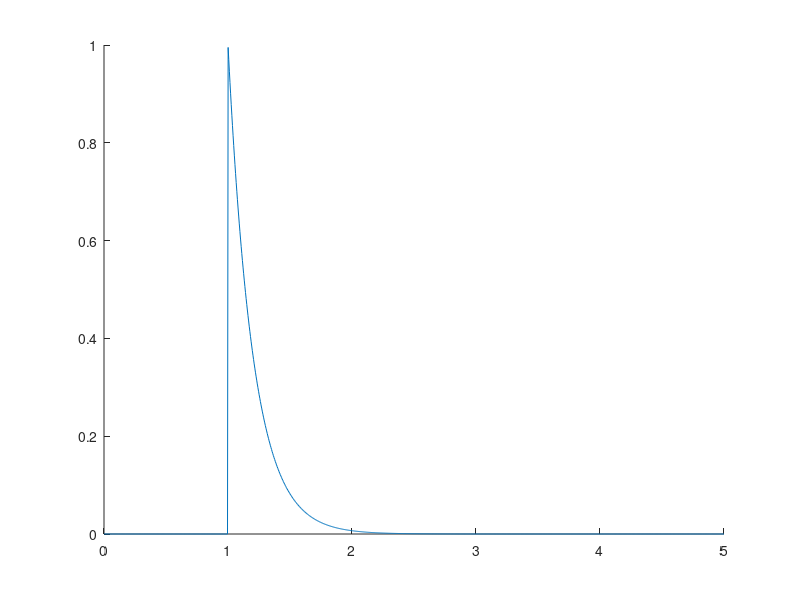
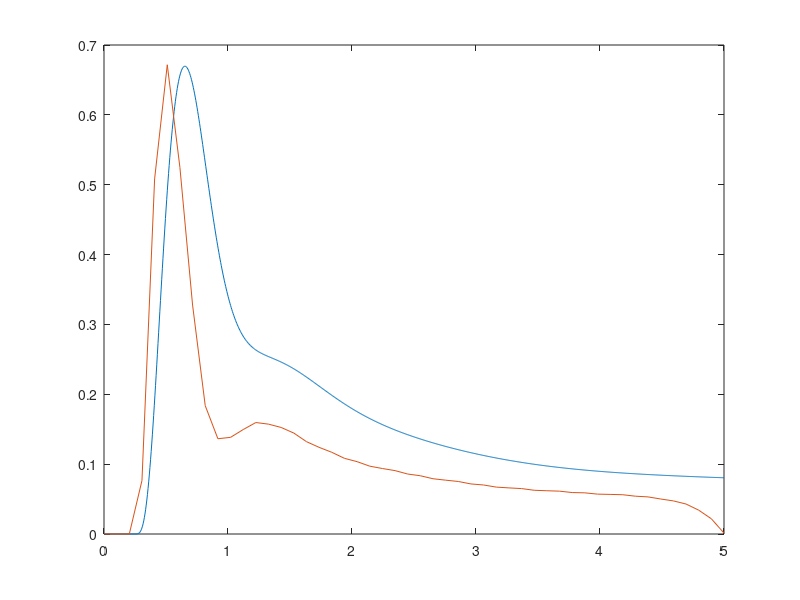

The MATLAB source for these figures, in order: (Note: this script raises an error after producing the figures.)
%% Convolution Function
% Convolution of C with decaying exponential kernel.
%
% $$\int_0^t K^{trans}e^{-k_{ep} \tau} C(t-\tau - t_0) d\tau$$
% 

%% Syntax
%
% * *prototypeConvolution* -- Calling with no arguments runs a demo.
% * g = *prototypeConvolution*(kTrans, kEp, t0, t) -- Typical call.
%       
% 
%% Description
% Implements the convolution of C with decaying exponential kernel, as described in
%       Suyash et al.  The output of this function is a time-series representation of the 
%       pixel intensity over time.  It is also the solution to the first order ODE
%       modeling the flow of tracer from the bloodstream to the tissue and back.
%       
%       Int( C(tau) * exp(t - tau) dtau, 0, t)
% 
% $$e^{\pi i} + 1 = 0$$ 
% 
%   Foo  bar
% 
% $$e^{\pi i} + 1 = 0$$
% 
% 
% # ITEM1
% # ITEM2
% 
% $$\int_0^t K^{trans}e^{-k_{ep} \tau} C(t-\tau) d\tau$$
% 

%%
% 
%
%   Arguments:
%       kTrans      Scale parameter (beta_1)
%       kEp         Shape parameter (1/beta_2)
%       t0          Shift or Delay parameter (beta_3)
%       t           Temporal coordinate vector or Time-points (t)
%
%   Output:
%       g           Pixel intensity time series (g(x,t) in TMI paper)
%

%% Arguments
%  kTrans      Scale parameter (beta_1)
% kEp         Shape parameter (1/beta_2)
% t0          Shift or Delay parameter (beta_3)
% t           Temporal coordinate vector or Time-points (t)
%
%%  Output
% g           Pixel intensity time series (g(x,t) in TMI paper)
%

function prototypeConvolution(~)
    
    if ~nargin, demo, return, end

end

%% Shortened Demo
%
function shortenedDemo

%     delayDemo    
    multiConvolution;
%     timingDemo
    
%     convolutionOuterLoop;
    
    '';
end

function delayDemo
    
%     y = linspace(0,0.25);
%     s = zeros(length(y));
%     for i = 1:length(y)
%         s(i) = breastCp(0.25,y(i));
%     end
%     figure, plot(y,s)
%     '';

% 
%     load fittedImages_November-04-2007_054554_2hr_20min
%     KTrans = beta(:,:,1);
%     k_ep = beta(:,:,2);
%     dt_i = 1;
%     dt_j = 1;
%     Ti = 0:28;
%     Tj = 0:28;
%     Cpi = breastCp(linspace(0,5,length(Tj)));
%     oversample_i = 1;
%     
%     
%     KTrans  = single(KTrans);
%     k_ep    = single(k_ep);
%     dt_i    = single(dt_i);
%     Ti      = int32(Ti);
%     dt_j    = single(dt_j);
%     Tj      = int32(Tj); 
%     Cpi     = single(Cpi);
%     oversample_i = single(oversample_i);
%     signal_2 = dce_mri_mex(KTrans, k_ep, dt_i, Ti, dt_j, Tj, Cpi, oversample_i);
% 
%     %figure, for t=1:29; imagesc(signal_2(:,:,t)'), axis image; drawnow; end
%     
    '';
    
    k_ep = 100;
    KTrans = 10/k_ep;

    overFactor = 5;  % Needs to be an integer
    
    oversample_i = 32;
    oversample_j = 2;
    oversample_i_b = 1 * oversample_i;
    oversample_j_b = overFactor * oversample_j;

    t0 = 0; tf = 5; T  = 50;
    %dt_j = (tf - t0) / (oversample_j*T);

    Ti = oversample_i*T;
    Tj = oversample_j*T;
    Tj2 = oversample_j_b*T;


    dt_i = (tf - t0) / Ti;
    dt_j = (tf - t0) / Tj;
    dt_j2 = (tf - t0) / Tj2;

    ti = (0:Ti-1) * dt_i;
    tj = (0:Tj-1) * dt_j;
    tj2 = (0:Tj2-1) * dt_j2;

    tj_vec = single(0:Tj-1) * dt_j;
    tj_vec = permute(tj_vec, [1 3 2]);  % Make it 1x1xTj
    
    
    % Init Cpi vector
    Cpi = breastCp(ti);
    [v,ind] = max(Cpi)
    f = @(x) 5 - breastCp(x);
    ti_min = fminsearch(f, ti(ind));
    [v,ind] = min(abs(ti - ti_min));
    [ti(ind), Cpi(ind)]
    
    
    
    h2 = figure;
    hold all
    title('Difference')
    
    h1 = figure;
    hold all
    %plot(ti, Cpi*10, 'LineWidth', 3, 'Color', [.8 .8 1])
    
    
%     Ti = oversample_i*T;
%     Tj = oversample_j*T;
%     
%     dt_i = (tf - t0) / Ti;
%     dt_j = (tf - t0) / Tj;
    
    delays = linspace(0, dt_j, 10);
    for k = 1:length(delays)
        delay = delays(k);

        signal_a = convolutionOversampleRun (KTrans, k_ep, delay, oversample_i, oversample_j);
        signal_b = convolutionOversampleRun (KTrans, k_ep, delay, oversample_i_b, oversample_j_b);

        
        v = (k-1) / max(1, length(delays)-1);
        color_a = [1-v,   v, v];
        color_b = [0.9*(1-v), 0.75*(1-v), v];

        s_a = real(signal_a);
        s_a = permute(s_a, [3 1 2]);
        s_a = s_a(:,:);
        t_a = tj(:);

        s_b = real(signal_b);
        s_b = permute(s_b, [3 1 2]);
        s_b = s_b(:,:);
        t_b = tj2(:);
        
        s_c = s_b(1:overFactor:end);
        s_c = s_c(1:min(end,length(s_a)));  % Force to be same size if something went wrong
        t_c = t_a;
        
        set(0,'CurrentFigure', h1)
        plot(t_a, s_a, '--', 'Color', color_a) 
        plot(t_b, s_b,  '-', 'Color', color_b) 
        plot(t_c, s_c,  'o', 'Color', color_b)

        set(0,'CurrentFigure', h2)
        plot(t_a, s_a - s_c, 'Color', color_a)
        
    end
    
    '';
end


function timingDemo
% 
%     load fittedImages_November-04-2007_054554_2hr_20min
%     KTrans = beta(:,:,1);
%     k_ep = beta(:,:,2);
%     dt_i = 1;
%     dt_j = 1;
%     Ti = 0:28;
%     Tj = 0:28;
%     Cpi = breastCp(linspace(0,5,length(Tj)));
%     oversample_i = 1;
%     
%     
%     KTrans  = single(KTrans);
%     k_ep    = single(k_ep);
%     dt_i    = single(dt_i);
%     Ti      = int32(Ti);
%     dt_j    = single(dt_j);
%     Tj      = int32(Tj); 
%     Cpi     = single(Cpi);
%     oversample_i = single(oversample_i);
%     signal_2 = dce_mri_mex(KTrans, k_ep, dt_i, Ti, dt_j, Tj, Cpi, oversample_i);
% 
%     %figure, for t=1:29; imagesc(signal_2(:,:,t)'), axis image; drawnow; end
%     
    '';
    %convolutionOuterLoop;
    %multiConvolution;
    %[time_matlab, time_cuda, RMSE, nRMSE] = convolutionRun(16,16,100)
    
    Xs = 2.^(0:6);
    Ys = 2.^(0:6);
    %Ts = 2.^[5:7];
    Ts = 64;
    time_matlab = zeros(length(Xs),length(Ts));
    time_cuda   = zeros(length(Xs),length(Ts));
    RMSE        = zeros(length(Xs),length(Ts));
    nRMSE       = zeros(length(Xs),length(Ts));
%     for X = Xs
%         for Y = Ys
%             for T = Ts
    for i = 1:length(Xs)
        %for j = 1:length(Ys)
            k = 1;
            X = Xs(i);
            Y = Ys(i);
            T = Ts(k);
            %for T = Ts
                [time_matlab(i,k), time_cuda(i,k), RMSE(i,k), nRMSE(i,k)] = convolutionRun(X,Y,T);
            %end
        %end
    end

    time_matlab
    time_cuda
    RMSE
    nRMSE

    displayInUnits = @(src,evt) set(gca,...
        'XTickLabel', cellfun(@num2str, num2cell(get(gca, 'XTick')), 'UniformOutput',false), ...
        'YTickLabel', cellfun(@num2str, num2cell(get(gca, 'YTick')), 'UniformOutput',false) ...
    );
    
    %set(gcf,'ResizeFcn', displayInUnits)
    
    figure('ResizeFcn', displayInUnits)
    %figure
    %hold all
    fontsize_title  = 32;
    fontsize        = floor(3/4*fontsize_title);
    fontsize_axis   = floor(2/3*fontsize_title);
    %fontsize_title  = 32;
    markersize = 16;
    linewidth = 3;
    loglog(Xs.*Ys, time_matlab, '--X', Xs.*Ys, time_cuda, '-*', 'LineWidth', linewidth, 'MarkerSize', markersize)
    grid minor
    title('Time in seconds as a function of problem size (X x Y)', 'FontSize', fontsize_title)
    %legend('\fontsize{32}Matlab', '\fontsize{32}Cuda')
    legend(sprintf('\\fontsize{%d}CPU',fontsize_axis), sprintf('\\fontsize{%d}GPU',fontsize_axis))
    %legend('CPU', 'GPU')
    ylabel('t (sec)', 'Fontsize', fontsize)
    xlabel('Number of Voxels', 'Fontsize', fontsize)
    set(gca,'FontSize', fontsize_axis)
    set(gca,'YTickLabel', cellfun(@num2str, num2cell(get(gca, 'YTick')), 'UniformOutput',false))
    set(gca,'XTickLabel', cellfun(@num2str, num2cell(get(gca, 'XTick')), 'UniformOutput',false))
    
    set(gcf,'PaperOrientation','landscape')
    set(gcf,'PaperUnits','normalized')
    set(gcf,'PaperPositionMode','manual')
    set(gcf,'PaperPosition',[0 0 1 1])
    
    print -dpdf output
    print -dpng output
    
    '';
    
    %loglog(Xs.*Ys, time_cuda, '-o')
    %diag(time_matlab)
    %diag(time_cuda)
    '';
end


%% Demo
%
function demo
    
    close all

    t = linspace(0,5,1000);
    Cp = breastCp(t);
    
%     figure, plot(t,Cp)
    
    ti = linspace(t(1), t(end), 50);
    dti = ti(2)-ti(1);
    
    t0 = 1;
%     kEp = 5;
%     kTrans = 1/kEp;
    kEp = 5;
    kTrans = 1;
    %kTrans = 1/(1+1/kEp);
    %kTrans = 1/(1 + exp(-kEp*dti))*1/sqrt(2*dti);
    
    %e = kTrans * exp( -kEp*(t - t0) ) .* (t >= t0);
    e = kernel(t, kTrans, kEp, t0);
    hold all; plot(t,e)
    
    E = kernel(t', kTrans, kEp, ti);
    Cpi = breastCp(ti);
    
%     figure('Position', [717   524   560   420])
%     plot(repmat(t',[1 size(E,2)]), bsxfun(@times, E, Cpi)/kTrans)
%     hold all
%     plot(t,Cp)
%     
%     %figure('Position', [717   19   560   420])
%     %plot(ti, sum(bsxfun(@times, E, Cpi)),'-o')
    
%     figure('Position', [717   19   560   420])
%     plot(ti, convolveCWithKernel(t, kTrans, kEp, ti))
    
    
    %hold all
    %plot(ti, convolveCWithKernel(ti, kTrans, kEp, ti),'-o')
    %plot(t, sum(bsxfun(@times, E, Cp)),'-')
    
%     snapnow
    
    
    %% 
    %
    %
    f1 = @(x) breastCp(x);
    f2 = @(x) kernel(x, kTrans, kEp, 0);
    %t = linspace(t(1),t(end),4000);
    q = quadv(@(tau) f2(tau) * f1(t-tau), t(1), t(end));
    
    figure, plot(t,q)
    hold all
    plot(ti, convolveCWithKernel(t, kTrans, kEp, ti)/300)
    
    snapnow
    
    s = zeros(size(t));
    for i=1:length(s)
        s(i) = convolutionFromMaple(t(i), 5, 2, 1);
    end
    figure, plot(t,s)
    ti_old = ti;


    oversample_i = 2;
    oversample_j = 8;
    ti = linspace(ti_old(1),ti_old(end),oversample_i*length(ti_old));
    tj = linspace(ti_old(1),ti_old(end),oversample_j*length(ti_old));
    Cpj = breastCp(tj);
    
    figure
    hold all
    plot(tj,Cpj*10,'LineWidth',5)
    
    for k_ep = logspace(log10(0.01),log10(1000),20);
        KTrans = k_ep;
        si = zeros(size(ti));
        for j=1:length(tj)
            si = si + Cpj(j) * KTrans * convolutionFromMapleVectorized(ti, k_ep, tj(j), oversample_j);
    %         for i=1:length(si)
    %             si(i) = si(i) + Cpi(j) * convolutionFromMaple(ti(i), 2, ti(j), oversample);
    %         end
        end
        plot(ti,si)
    end
    %figure, plot(ti,si)
    
    
    % Moved to shortenedDemo
    %convolutionOuterLoop;
    %convolutionOuterLoop4x8;
    
    shortenedDemo;

    '';
end


%%
function signal = convolutionOuterLoop()
    % Init time variables
    t0 = 0; 
    tf = 5;
    T  = 50;

    oversample_i = 16;
    oversample_j = 4;
    
    Ti = oversample_i*T;
    Tj = oversample_j*T;
    
    dt_i = (tf - t0) / Ti;
    dt_j = (tf - t0) / Tj;
    
    %ti = linspace(t0, tf, Ti);
    %tj = linspace(t0, tf, Tj);
    ti = (0:Ti-1) * dt_i;
    tj = (0:Tj-1) * dt_j;
%     tj = linspace(t0, tf, Tj);
    
    %dt_i = ti(2) - ti(1);
    %dt_j = tj(2) - tj(1);

    % Init Cpi vector
    Cpi = breastCp(ti);

    k_ep = 100;
    KTrans = k_ep;
    
    
    % Convert to 32-bit floats for everything inputted into dce_mri_mex()
    KTrans  = single(KTrans);
    k_ep    = single(k_ep);
    dt_i    = single(dt_i);
    dt_j    = single(dt_j);
    Ti      = int32(Ti);
    Tj      = int32(Tj); 
    Cpi     = single(Cpi);
    oversample_i = single(oversample_i);
    oversample_j = single(oversample_j);


    tj_vec = single(0:Tj-1) * dt_j;
    tj_vec = permute(tj_vec, [1 3 2]);  % Make it 1x1xTj
    

    h2 = figure;
    hold all
    title('Difference')
    
    h1 = figure;
    hold all
    plot(ti, Cpi*10, 'LineWidth', 3, 'Color', [.8 .8 1])
    
    %for k_ep = logspace(log10(0.01), log10(1000), 20);
    %for delay = delays
    
    delays = linspace(0, dt_j, 10);
    for k = 1:length(delays)
        delay = delays(k);

        signal = zeros(1,1,Tj,'single');
        for i = 1:Ti
            signal = signal + Cpi(i) * convolutionFromMapleMatrized(tj_vec - delay, k_ep, ti(i), oversample_i);
        end
        signal = bsxfun(@times,signal,KTrans);

        signal_alt = zeros(1,1,Tj,'single');
        for i = 1:Ti
            signal_alt = signal_alt + Cpi(i) * convolutionFromMapleMatrized(tj_vec, k_ep, ti(i) + delay, oversample_i);
        end
        signal_alt = bsxfun(@times,signal_alt,KTrans);

%         signal_alt = dce_mri_mex(single(KTrans), single(k_ep), single(dt_i), int32(Ti), single(dt_j), int32(Tj), single(Cpi), single(oversample_i));
        
        v = (k-1) / max(1, length(delays)-1);
        color = [v, 1-v, 1-v];
        
        set(0,'CurrentFigure', h1)
        plot(tj, real(signal(:)), 'Color', color)

        set(0,'CurrentFigure', h2)
        plot(tj, real(signal(:) - signal_alt(:)), 'Color', color)
        
    end
    '';
end

%%
function signal = convolutionOversampleRun (KTrans, k_ep, delay, oversample_i, oversample_j)
    [X,Y] = size(KTrans);
    
    % Init time variables
    t0 = 0; 
    tf = 5;
    T  = 50;

%     oversample_i = 16;
%     oversample_j = 4;
    
    Ti = oversample_i*T;
    Tj = oversample_j*T;
    
    dt_i = (tf - t0) / Ti;
    dt_j = (tf - t0) / Tj;
    
    %ti = linspace(t0, tf, Ti);
    %tj = linspace(t0, tf, Tj);
    ti = (0:Ti-1) * dt_i;
    tj = (0:Tj-1) * dt_j;
%     tj = linspace(t0, tf, Tj);
    
    %dt_i = ti(2) - ti(1);
    %dt_j = tj(2) - tj(1);

    % Init Cpi vector
    Cpi = breastCp(ti);

%     k_ep = 100;
%     KTrans = k_ep;
    
    
    % Convert to 32-bit floats for everything inputted into dce_mri_mex()
    KTrans  = single(KTrans);
    k_ep    = single(k_ep);
    dt_i    = single(dt_i);
    dt_j    = single(dt_j);
    Ti      = int32(Ti);
    Tj      = int32(Tj); 
    Cpi     = single(Cpi);
    oversample_i = single(oversample_i);
    oversample_j = single(oversample_j);


    tj_vec = single(0:Tj-1) * dt_j;
    tj_vec = permute(tj_vec, [1 3 2]);  % Make it 1x1xTj
    

%     h2 = figure;
%     hold all
%     title('Difference')
%     
%     h1 = figure;
%     hold all
%     plot(ti, Cpi*10, 'LineWidth', 3, 'Color', [.8 .8 1])
    
    %for k_ep = logspace(log10(0.01), log10(1000), 20);
    %for delay = delays
    
    %delays = linspace(0, dt_j, 10);
%     for k = 1:length(delays)
%         delay = delays(k);
%         
%         sj = zeros(1,Tj);
%         for i=1:Ti
%             signal_part = convolutionInnerLoop(tj, k_ep, ti(i), oversample_i);
%             sj = sj + Cpi(i) * KTrans * signal_part;
%         end

        %sj = zeros(X,Y,Tj,'single');
        signal = zeros(X,Y,Tj,'single');
        for i = 1:Ti
            signal = signal + Cpi(i) * convolutionFromMapleMatrized(tj_vec - delay, k_ep, ti(i), oversample_i);
        end
        signal = bsxfun(@times,signal,KTrans);

%         signal_alt = zeros(1,1,Tj,'single');
%         for i = 1:Ti
%             signal_alt = signal_alt + Cpi(i) * convolutionFromMapleMatrized(tj_vec, k_ep, ti(i) + delay, oversample_i);
%         end
%         signal_alt = bsxfun(@times,signal_alt,KTrans);

%         signal_alt = dce_mri_mex(single(KTrans), single(k_ep), single(dt_i), int32(Ti), single(dt_j), int32(Tj), single(Cpi), single(oversample_i));
        
%         v = (k-1) / max(1, length(delays)-1);
%         color = [v, 1-v, 1-v];
        
%         set(0,'CurrentFigure', h1)
%         plot(tj, real(signal(:)), 'Color', color)

%         set(0,'CurrentFigure', h2)
%         plot(tj, real(signal(:) - signal_alt(:)), 'Color', color)
        
%     end
    '';
end


%%
function [time_matlab, time_cuda, RMSE, nRMSE] = convolutionRun(X,Y,T)
    % Initialize KTrans and k_ep to some arbitrary values
    k_ep    = zeros(X,Y,'single');
    KTrans  = zeros(X,Y,'single');
    for x = 0:X-1
        for y = 0:Y-1
            u = x/(X + eps);
            v = y/(Y + eps);
            
            w = 1/((1 - u)*(1 - v))^2;
            w = w * 1e-1;
            
            k_ep(x+1,y+1)   = w;
            KTrans(x+1,y+1) = w/10;
        end
    end
    
    [mX,mY] = meshgrid(linspace(-3,3,X),linspace(-3,3,Y)); Z = peaks(mX,mY)'; 
    b = 1; c = 4; f = @(x) 1/b * x./(1 + (x*c-c).^2); %plot(x, f(x))
    Z = f(Z);
    Z = Z * 10;
    Z = max(Z, 1e-1);
        
    k_ep = Z;
    KTrans = Z/10;

    % Init time variables
    t0 = 0; 
    tf = 5;

    oversample_i = 8;
    oversample_j = 2;
    
    Ti = oversample_i*T;
    Tj = oversample_j*T;
    
    dt_i = (tf - t0) / Ti;
    dt_j = (tf - t0) / Tj;
    

    ti = (0:Ti-1) * dt_i;
    tj = (0:Tj-1) * dt_j;


    % Init Cpi vector
    Cpi = breastCp(ti);
    
    
    % Convert to 32-bit floats for everything inputted into dce_mri_mex()
    KTrans  = single(KTrans);
    k_ep    = single(k_ep);
    dt_i    = single(dt_i);
    Ti      = int32(Ti);
    dt_j    = single(dt_j);
    Tj      = int32(Tj); 
    Cpi     = single(Cpi);
    oversample_i = single(oversample_i);
    

    fprintf('Beginning the timings\n')

    
    % Reference implementation
	tj_vec = single(0:Tj-1) * dt_j; 
    tj_vec = permute(tj_vec, [1 3 2]);  % Make it 1x1xTj
    
    time_matlab = tic;
    sj = zeros(X,Y,Tj,'single');
    for i = 1:Ti
        sj = sj + Cpi(i) * convolutionFromMapleMatrized(tj_vec, k_ep, ti(i), oversample_i);
    end
    signal_0 = bsxfun(@times,sj,KTrans);
    time_matlab = toc(time_matlab);

    
    
    
    
    % Matrix version of mex-wrapper call
    time_cuda = tic;
    signal_2 = dce_mri_mex(KTrans, k_ep, dt_i, Ti, dt_j, Tj, Cpi, oversample_i, true);
    time_cuda = toc(time_cuda);
    
%     signal_1 = real(signal_1);
    signal_2 = real(signal_2);

    

    % Compare cuda versus matlab
    RMSE  = norm(signal_2(:) - signal_0(:)) / sqrt(X*Y*double(Tj));
    nRMSE = RMSE / norm(signal_0(:));
    
%     fprintf('Cuda versus matlab:  RMSE: %g\n',  RMSE)
%     fprintf('Cuda versus matlab: nRMSE: %g\n', nRMSE)
        
end






%%
function signal = multiConvolution()
    % Image dimensions
%     X = 64; Y = 64;
    X = 16; Y = 16;
%     X = 8;  Y = 8;

    % Initialize KTrans and k_ep to some arbitrary values
    k_ep    = zeros(X,Y,'single');
    KTrans  = zeros(X,Y,'single');
    for x = 0:X-1
        for y = 0:Y-1
            u = x/(X + eps);
            v = y/(Y + eps);
            
            w = 1/((1 - u)*(1 - v))^2;
            w = w * 1e-1;
            
            k_ep(x+1,y+1)   = w;
            KTrans(x+1,y+1) = w/10;
        end
    end
    
    [mX,mY] = meshgrid(linspace(-3,3,X),linspace(-3,3,Y)); Z = peaks(mX,mY); 
    %Z = Z.^2;
    %Z = Z - min(Z(:)) + 1e-6;
    %Z = Z - getQuantile(Z(:), 0.05);
    %Z = max(Z, 1e-4);
    
    b = 1; c = 4; f = @(x) 1/b * x./(1 + (x*c-c).^2); %plot(x, f(x))
    Z = f(Z);
    Z = Z * 10;
    %Z = max(Z, 1e-1);
    Z = max(Z, 1/8);
    
    %figure, imagesc(Z'), axis image; colorbar
    
    k_ep = Z;
    KTrans = Z/10;

    
    figure, imagesc(Z), axis image; colorbar, title('k_ep')
    
    
    % Init time variables
    t0 = 0; 
    tf = 5;
    T  = 50;

    oversample_i = 4;
    oversample_j = 16;
    
    Ti = oversample_i*T;
    Tj = oversample_j*T;
    
    dt_i = (tf - t0) / Ti;
    dt_j = (tf - t0) / Tj;
    
    %ti = linspace(t0, tf, Ti);
    %tj = linspace(t0, tf, Tj);
    ti = (0:Ti-1) * dt_i;
    tj = (0:Tj-1) * dt_j;
%     tj = linspace(t0, tf, Tj);
    
    %dt_i = ti(2) - ti(1);
    %dt_j = tj(2) - tj(1);

    % Init Cpi vector
    Cpi = breastCp(ti);
    
    
    % Convert to 32-bit floats for everything inputted into dce_mri_mex()
    KTrans  = single(KTrans);
    k_ep    = single(k_ep);
    dt_i    = single(dt_i);
    Ti      = int32(Ti);
    dt_j    = single(dt_j);
    Tj      = int32(Tj); 
    Cpi     = single(Cpi);
    oversample_i = single(oversample_i);
    
%     ti = single(ti);
%     tj = single(tj);
    
    fprintf('Beginning the timings\n')

    % Reference implementation
%     signal_0 = zeros(X,Y,Tj,'single');
	tj_vec = single(0:Tj-1) * dt_j; 
    tj_vec = permute(tj_vec, [1 3 2]);  % Make it 1x1xTj
    tic
%     for x = 1:X
%         for y = 1:Y
%             sj = zeros(1,1,Tj,'single');
%             for i = 1:Ti
%                 %si = si + Cpj(j) * KTrans * convolutionFromMapleVectorized(ti, k_ep, tj(j), oversample_j);
%                 sj = sj + Cpi(i) * KTrans(x,y) * convolutionFromMapleVectorized(tj_vec, k_ep(x,y), ti(i), oversample_i);
%                 %signal_0(x,y,:) = dce_mri_mex( KTrans(x,y), k_ep(x,y), dt_i, Ti, dt_j, Tj, Cpi, oversample_i );
%             end
%             signal_0(x,y,:) = sj;
%         end
%     end
    sj = zeros(X,Y,Tj,'single');
    for i = 1:Ti
        %foo = convolutionFromMapleMatrized(tj_vec, k_ep, ti(i), oversample_i);
        sj = sj + Cpi(i) * convolutionFromMapleMatrized(tj_vec, k_ep, ti(i), oversample_i);
        %s = convolutionFromMapleMatrized(t, k, t_0, oversamplingFactor)
    end
    signal_mat = bsxfun(@times,sj,KTrans);
    fprintf('Reference implementation (host): '), toc
    
    signal_0 = signal_mat;
   % norm(signal_0(:) - signal_4(:))
    '';
    
    
    
%     % Scalar version of mex-wrapper call
%     signal_1 = zeros(X,Y,Tj,'single');
%     tic
%     for x = 1:X
%         for y = 1:Y
%             signal_1(x,y,:) = dce_mri_mex( KTrans(x,y), k_ep(x,y), dt_i, Ti, dt_j, Tj, Cpi, oversample_i );
%         end
%     end
%     fprintf('Scalar version of mex-wrapper call: '), toc


    d = 2^10;
    KTrans = round(d*KTrans)/d;
    k_ep = round(d*k_ep)/d;
    Cpi = round(d*Cpi)/d;
    

    % Matrix version of mex-wrapper call (CPU)
    tic
    signal_cpu = dce_mri_mex(KTrans, k_ep, dt_i, Ti, dt_j, Tj, Cpi, oversample_i, false);
    fprintf('Matrix version of mex-wrapper call (CPU): '), toc

    
    % Matrix version of mex-wrapper call (GPU)
    tic
    signal_gpu = dce_mri_mex(KTrans, k_ep, dt_i, Ti, dt_j, Tj, Cpi, oversample_i, true);
    fprintf('Matrix version of mex-wrapper call (GPU): '), toc
    
%     signal_gpu = signal_2;
%     signal_cpu = signal_3;
    signal_2 = signal_gpu;
    signal_3 = signal_cpu;


    %colors = rand(X*Y,3);
%     [v,ind] = sort(k_ep(:));
%     colors(ind,1:3) = jet(X*Y);
    
    u = log10(k_ep(:));
    u = (u - min(u)) / (max(u) - min(u) + eps);
    
    palette = jet(1000);
    ind = min(size(palette,1), max(1, 1 + floor(u*max(1, size(palette,1) - 1))));
    colors(:,1:3) = palette(ind,1:3);

%     set(gcf,'PaperOrientation','landscape')
%     set(gcf,'PaperUnits','normalized')
%     set(gcf,'PaperPositionMode','manual')
%     set(gcf,'PaperPosition',[0 0 1 1])

    fontsize_title  = 32;
    fontsize        = floor(3/4*fontsize_title);
    fontsize_axis   = floor(2/3*fontsize_title);
    %fontsize_title  = 32;
    markersize = 16;
    linewidth = 3;

    setup = { ...
        'PaperPositionMode','manual', ...
        'PaperOrientation','landscape', ...
        'PaperUnits','normalized', ...
        'PaperPosition',[0 0 1 1], ...
    };
    
%     print -dpdf output
%     print -dpng output
    
    title_1 = 'GPU convolution output over time for different k_{ep} values';
    title_2 = 'CPU convolution output over time for different k_{ep} values';
    title_3 = 'Error between GPU and CPU convolutions';
    
    %cdef = 'white';
    cdef = 'black';
    figure(setup{:}), colordef(gcf, cdef), set(gca, 'ColorOrder', colors, 'FontSize', fontsize_axis), hold all; plot(tj, reshape(permute(real(signal_gpu),[3 1 2]), [Tj X*Y])), title(title_1, 'FontSize', fontsize_title), print('-dpng','-r300', ['curve_' num2str(gcf)]), print('-dpdf','-r300', ['curve_' num2str(gcf)])
    figure(setup{:}), colordef(gcf, cdef), set(gca, 'ColorOrder', colors, 'FontSize', fontsize_axis), hold all; plot(tj, reshape(permute(real(signal_cpu),[3 1 2]), [Tj X*Y])), title(title_2, 'FontSize', fontsize_title), print('-dpng','-r300', ['curve_' num2str(gcf)]), print('-dpdf','-r300', ['curve_' num2str(gcf)])
    %figure(setup{:}), colordef(gcf, cdef), set(gca, 'ColorOrder', colors), hold all;
    %plot(tj, reshape(permute(real(signal_gpu),[3 1 2]), [Tj X*Y]), tj, reshape(permute(real(signal_cpu),[3 1 2]), [Tj X*Y]), '--'), print('-dpng','-r300', ['curve_' num2str(gcf)]), print('-dpdf', ['curve_' num2str(gcf)])
    figure(setup{:}), colordef(gcf, cdef), set(gca, 'ColorOrder', colors, 'FontSize', fontsize_axis), hold all; plot(tj, reshape(permute(real(signal_gpu),[3 1 2]), [Tj X*Y]) - reshape(permute(real(signal_cpu),[3 1 2]), [Tj X*Y])), title(title_3, 'FontSize', fontsize_title), print('-dpng','-r300', ['curve_' num2str(gcf)]), print('-dpdf','-r300', ['curve_' num2str(gcf)])
    
    figure(setup{:}), colordef(gcf, cdef), set(gca, 'ColorOrder', colors, 'FontSize', fontsize_axis), hold all; plot(tj, reshape(permute(real(signal_gpu),[3 1 2]), [Tj X*Y]) - reshape(permute(real(signal_mat),[3 1 2]), [Tj X*Y])), title('GPU vs CPU (matlab)', 'FontSize', fontsize_title), print('-dpng','-r300', ['curve_' num2str(gcf)]), print('-dpdf','-r300', ['curve_' num2str(gcf)])
    figure(setup{:}), colordef(gcf, cdef), set(gca, 'ColorOrder', colors, 'FontSize', fontsize_axis), hold all; plot(tj, reshape(permute(real(signal_cpu),[3 1 2]), [Tj X*Y]) - reshape(permute(real(signal_mat),[3 1 2]), [Tj X*Y])), title('CPU (GPU implementation) vs CPU (matlab)', 'FontSize', fontsize_title), print('-dpng','-r300', ['curve_' num2str(gcf)]), print('-dpdf','-r300', ['curve_' num2str(gcf)])
    %figure(setup{:}), colordef(gcf, cdef), set(gca, 'ColorOrder', colors), hold all; plot(tj, reshape(permute(real(signal_gpu),[3 1 2]), [Tj X*Y]), tj, reshape(permute(real(signal_cpu),[3 1 2]), [Tj X*Y]), '--', tj, reshape(permute(real(signal_mat),[3 1 2]), [Tj X*Y]), ':')
    
%     print -dpdf output
%     print -dpng output
    
%     signal_1 = real(signal_1);
    signal_2 = real(signal_2);
    
    signal = signal_2;  % Final return value of this function

%     
%     % Compare matrix versus scalar calls
%     RMSE  = norm(signal_1(:) - signal_2(:)) / sqrt(X*Y*double(Tj));
%     nRMSE = RMSE / norm(signal_1(:));
%     
%     fprintf('Matrix versus scalar:  RMSE: %g\n',  RMSE)
%     fprintf('Matrix versus scalar: nRMSE: %g\n', nRMSE)
    

    % Compare cuda versus matlab
    RMSE  = norm(signal_2(:) - signal_0(:)) / sqrt(X*Y*double(Tj));
    nRMSE = RMSE / norm(signal_0(:));
    
    fprintf('Cuda versus matlab:  RMSE: %g\n',  RMSE)
    fprintf('Cuda versus matlab: nRMSE: %g\n', nRMSE)
    

    % Show curves

    figure, hold all; plot(ti, Cpi, 'LineWidth', 5)
    signal_transposed = permute(signal_0, [3 1 2]);
    plot(tj, signal_transposed(:,:))
    title('Reference curves using matlab prototype (CPU)')
        
    figure, hold all; plot(ti, Cpi, 'LineWidth', 5)   
    signal_transposed = permute(signal_2, [3 1 2]);
    plot(tj, signal_transposed(:,:))
    title('Matrix version kernel code output (GPU)')

    figure, hold all; plot(ti, 0*Cpi)
    signal_transposed = permute(signal_2 - signal_0, [3 1 2]);
    plot(tj, signal_transposed(:,:))
    title('Error difference time curves (GPU vs CPU)')
    
    
    % Show reconstructed time series of images (movie)
    fig = figure;
%     lgsignal = log10(abs(signal));
%     crange = [-2, max(lgsignal(:))];
    lgsignal = ((signal));
    crange = [0, max(lgsignal(:))];
    for t = 1:Tj
        if ishandle(fig)
            set(0, 'CurrentFigure', fig)
        else
            break
        end
        imagesc(lgsignal(:,:,t)', crange)
        axis image xy
        colorbar
        title(['t = ' num2str(t)])
        drawnow
        pause(1/60)
    end 
    
%     [mX,mY] = meshgrid(1:X,1:Y);
%     Z = peaks(mX,mY);

    
	aspectRatio = 1.33/1;
    T0 = 10;     Tf = ceil(single(Tj)/2);

    nT = Tf - T0 + 1;
    % Tx / Ty <= 2.5
    %   Ty >= Tx / 2.5
    % Tx * Ty >= nT
    %   Tx >= nT / Ty
    % Ty >= Tx / 2.5 >= nT / (2.5 * Ty)
    %   Ty^2 >= nT / 2.5
    %   Ty >= sqrt(nT/2.5)
    %   Tx >= nT / Ty
    
    
    %nT = 293; aspectRatio = 3/1; Ty = round(sqrt(nT/aspectRatio)); Tx = round((nT/Ty)); [Tx Ty Tx*Ty Ty*aspectRatio Tx/Ty]
    Ty = round(sqrt(nT/aspectRatio)); 
    Tx = round((nT/Ty)); 
    Tf = T0 + Tx*Ty - 1;
    %[Tx Ty Tx*Ty Ty*aspectRatio Tx/Ty]

    sampling = double(signal(:,:,T0:Tf));
    a = 0.05;
    p = [a/2, 1-a/2];
    range = getQuantile(sampling(:), p);


    %figure, plot(linspace(0,1,ns),s, p, range, 'o', 'MarkerSize', 14)
    
    sampling = single(mat2gray(sampling, range));
    figure, montage(permute(sampling,[2 1 4 3]), 'size', [Ty Tx]), colormap(jet)
    figure, montage(permute(sampling,[2 1 4 3]), 'size', [Ty Tx]), colormap(bone)
    
    %figure, imagesc(k_ep'), axis image; colorbar
end

%%
function q = getQuantile(x, p)
    s = sort(x(:,:));
    ns = size(s,1);
    ind = min(ns, 1+max(0, floor(ns * p(:)')));
    q = s(ind,:);
    
    % getQuantile([sampling(:), 2*sampling(:)],[a/2 0.25 0.5 0.75 1-a/2])
end

%%
function s = convolutionFromMapleMatrized(t, k, t_0, oversamplingFactor)
    x = t - t_0;
    L = 1/oversamplingFactor;
    s = zeros([size(k),length(t)]);

    
    ind_1 = (x > -L  &  x <= 0);
    ind_2 = (x >  0  &  x <= L);
    ind_3 = (x > L);
    
    kx1 = bsxfun(@times, k, x(ind_1));
    kx2 = bsxfun(@times, k, x(ind_2));
    kx3 = bsxfun(@times, k, x(ind_3));
    
    a = exp(k*L);
    %s(ind_1) = exp(-k.*(L + x(ind_1))) - 1 + k.*(x(ind_1) + L); 
    s(:,:,ind_1) = bsxfun(@plus, exp(-bsxfun(@times, k, L + x(ind_1))) - 1 + kx1, k*L); 
    %s(ind_2) = exp(-k.*(L + x(ind_2))) - 2*exp(-k.*x(ind_2)) + 1 + k.*(L - x(ind_2));
    s(:,:,ind_2) = bsxfun(@plus, exp(-bsxfun(@times, k, (L + x(ind_2)))) - 2*exp(-kx2) + 1 - kx2,  k*L);
    s(:,:,ind_3) = bsxfun(@times, exp(-kx3), (1./a - 2 + a));

    s = bsxfun(@rdivide, oversamplingFactor*s, (k .* k));
end

%%
function s = convolutionFromMapleVectorized(t, k, t_0, oversamplingFactor)
    x = t - t_0;
    L = 1/oversamplingFactor;
    s = zeros(size(t));
    
    ind_1 = (x > -L  &  x <= 0);
    ind_2 = (x >  0  &  x <= L);
    ind_3 = (x > L);
    
    a = exp(k*L);
    %s = exp(-k*x) * (1/a - 2 + a)
    s(ind_1) = exp(-k*(L + x(ind_1))) - 1 + k*(x(ind_1) + L); 
    s(ind_2) = exp(-k*(L + x(ind_2))) - 2*exp(-k*x(ind_2)) + 1 + k*(L - x(ind_2));
    s(ind_3) = exp(-k*x(ind_3)) * (1/a - 2 + a);

    s = s * oversamplingFactor / (k * k);
    
%     if x <= -L
%         s = 0;
%     else
%         if x > L
%             %s = exp(-k*(L + x)) - 2*exp(-k*x) + exp(-k*(-L + x));
%             %s = exp(-k*x) * (exp(-k*L) - 2 + exp(k*L));
%             a = exp(k*L);
%             s = exp(-k*x) * (1/a - 2 + a);
%             %s = exp(-k*x) * sinh(k*L/2)^2;
%         elseif x <= 0
%             s = exp(-k*(L + x)) - 1 + k*(x + L); 
%         elseif x <= L
%             s = exp(-k*(L + x)) - 2*exp(-k*x) + 1 + k*(L - x);
%         end
%         s = s * oversamplingFactor / (k * k);
%     end
end

function s = convolutionFromMaple(t, k, t_0, oversamplingFactor)
    x = t - t_0;
    L = 1/oversamplingFactor;
    if x <= -L
        s = 0;
    else
        if x > L
            %s = exp(-k*(L + x)) - 2*exp(-k*x) + exp(-k*(-L + x));
            %s = exp(-k*x) * (exp(-k*L) - 2 + exp(k*L));
            a = exp(k*L);
            s = exp(-k*x) * (1/a - 2 + a);
            %s = exp(-k*x) * sinh(k*L/2)^2;
        elseif x <= 0
            s = exp(-k*(L + x)) - 1 + k*(x + L); 
        elseif x <= L
            s = exp(-k*(L + x)) - 2*exp(-k*x) + 1 + k*(L - x);
        end
        s = s * oversamplingFactor / (k * k);
    end
end


%%
%
function e = kernelScalarVersion(t, kTrans, kEp, t0)
    e = kTrans * exp( -kEp*(t - t0) ) .* (t >= t0);
end

function e = kernelAltVersion(t, kTrans, kEp)
    e = kTrans * exp( -kEp*(t) );
end


function e = kernel(t, kTrans, kEp, t0)
    e = kTrans * exp( -kEp*bsxfun(@minus, t, t0) ) .* bsxfun(@ge, t, t0);
end

function g = convolveCWithKernel(t, kTrans, kEp, ti)
    E = kernel(t', kTrans, kEp, ti);
    Cpi = breastCp(ti);
    
    g = sum(bsxfun(@times, E, Cpi));
end

%% Population model for Breast Input function
function Cp = breastCp(t,dt)
    if nargin < 2, dt = 0.25; end;
    %if (nargin < 2) dt = 32/60; end;

    t = 60*t;
    dt = 60*dt;

    alpha = 4.0;

    %Cp = Cps([0.10 dt+48 alpha 20.0 1000.0],t); 

    Cp = Cpg([1.0 dt alpha 5.0],t) + ...
         Cpg([0.2 dt+28 alpha 10.0],t) + ...
         Cpg([0.10 dt+38 alpha 20.0],t) + ...
         Cps([0.10 dt+48 alpha 20.0 1000.0],t);

    Cp = 5.0*Cp;

end

% param(1) = Cp0
% param(2) = Delta
% param(3) = alpha
% param(4) = tau
%
function f = Cpg(param,t)

    Cp0 = abs(param(1));
    Delta = param(2);
    alpha = max(abs(param(3)),1);
    tau = abs(param(4));

    tprime = t-Delta;

    alphaprime = alpha-1;
    norm = exp(-alphaprime)*(tau*alphaprime)^alphaprime;

    if (length(t) == 1)
        if (t < Delta) 
            f = 0;
        else
            f = (Cp0/norm)*(tprime^alphaprime)*exp(-tprime/tau);
        end;
    else
        idx = find(t>=Delta);
        f = zeros(size(t));
        f(idx) = (Cp0/norm)*(tprime(idx).^alphaprime).*exp(-tprime(idx)/tau);
    end;

end

% param(1) = Cp0
% param(2) = delta
% param(3) = alpha
% param(4) = tau
% param(5) = T
%
function f = Cps(param,t)

    Cp0 = abs(param(1));
    Delta = param(2);
    alpha = max(abs(param(3)),1);
    tau = abs(param(4));
    T = abs(param(5));

    tprime = t-Delta;

    norm = gamma(alpha);

    xi = 1/tau-1/T;
    gam = norm;

    if (length(t) == 1)
        if (t < Delta) 
            f = 0;
        else
            f = (Cp0/norm)*gam*exp(-tprime/T)*gammaincc(xi*tprime,alpha);
        end;
    else
        idx = find(t>=Delta);
        f = zeros(size(t));
        f(idx) = (Cp0/norm)*gam*exp(-tprime(idx)/T).*gammaincc(xi*tprime(idx),alpha);
    end;

end

%% Corrected gammainc?
function y = gammaincc(x, a)
    y = gammainc(x, a);
end
